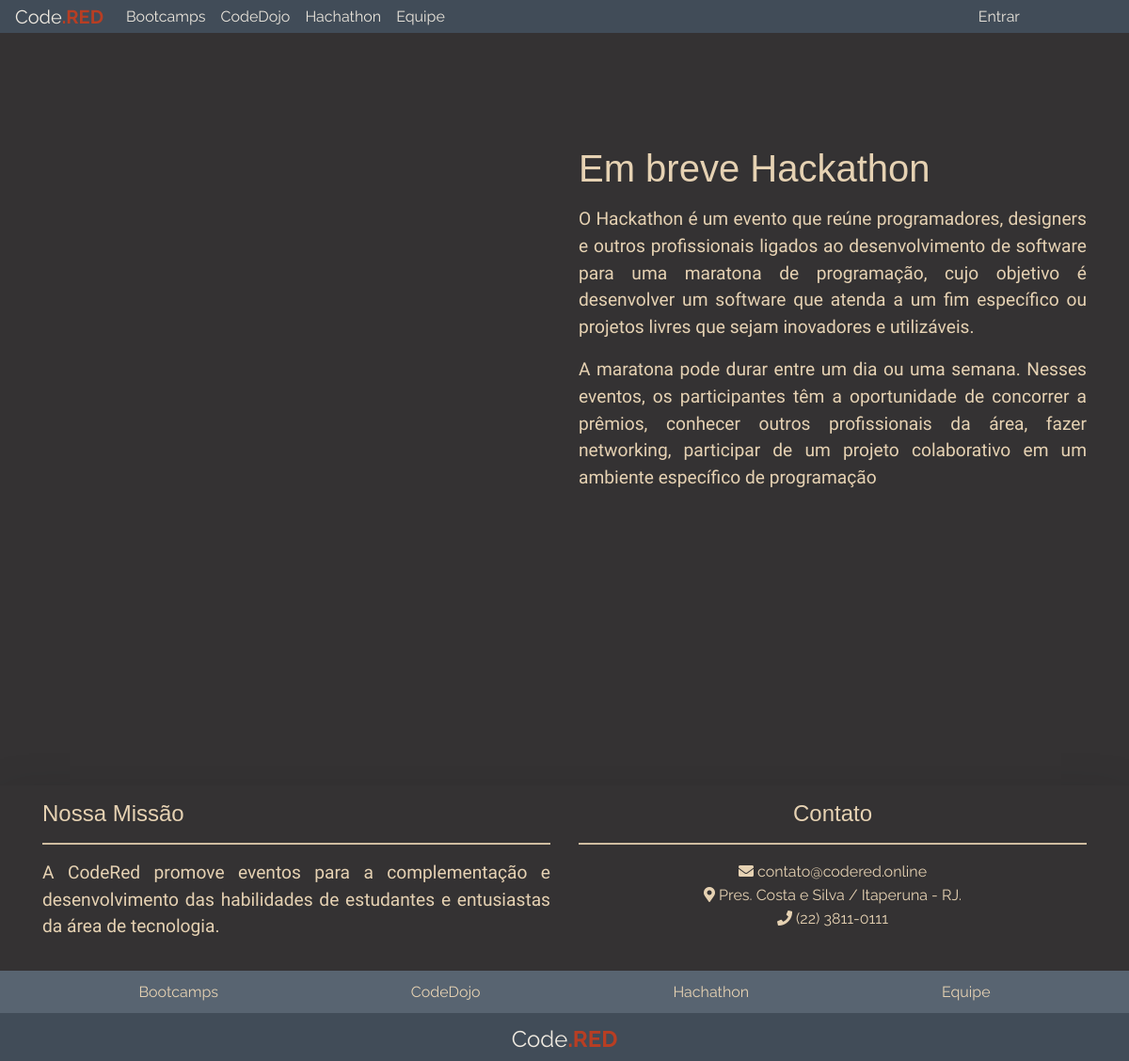
The page /hackathon/ on the database its author committed.
### hackathon/models.py (models this page shows, shortened)
class Hackathon(Events):
    hackathon_id = models.AutoField(primary_key=True)
    proposta_hackathon = HTMLField()
    equipe = HTMLField()
    class Meta:
        verbose_name_plural = "Hackathon"

### hackathon/views.py (the view)
# urls.py: url(r'^hackathon/$', hackathon),
def hackathon(request):
    hackathon_artigo = Hackathon.objects.all()
    context = {
        'hackathon_artigo': hackathon_artigo,
    }
    return render(request, 'hackathon.html', context)

### templates/hackathon.html (shortened to what this page needs)
{% extends "index.html" %}
{% load static %}
{% block style %}
    <link rel="stylesheet" href="{% static "/css/custom.css" %} ">
{% endblock %}
{% block hackathon %}
    {% for item in hackathon_artigo %}
        <div class="row">
            <div class="col-sm-6 col-md-6 col-xl-6" id="bottcamp_destaque">
            </div>
            <div class="col-sm-6 col-md-6 col-xl-6" id="bottcamp_destaque">
                <h1>{{item.titulo_evento}}</h1>
                <p>{{item.descricao_evento|safe}}</p>
            </div>
        </div>
    {% endfor %}
{% endblock %}

### static/css/custom.css (style rules this page uses)
html, body { height: 100%; margin: 0; }
body { background-color: #343233; color:#e6d2b3; text-align: justify; margin:0px; padding:0px; overflow-x:hidden; }
h1,h2,h3,h4,h5,h6 { font-family: 'Raleway:700', sans-serif; }
p { font-size: 1.2rem; font-family: 'Rokkitt', serif; }
#bottcamp_destaque { margin-top: 10vw; margin-bottom: 5vw; }

### rows shown on the page
Hackathon: titulo_evento "Em breve Hackathon", descricao_evento "O Hackathon é um evento que reúne programadores, designers e outros profissionais ligados ao desenvolvimento de software para uma maratona de programação, cujo objetivo é desenvolver um software que atenda a um fim específico ou projetos livres que sejam inovadores e utilizáveis. A maratona pode durar entre um dia ou uma semana. Nesses eventos, os participantes têm a oportunidade de concorrer a prêmios, conhecer outros profissionais da área, fazer networking, participar de um projeto colaborativo em um ambiente específico de programação"
